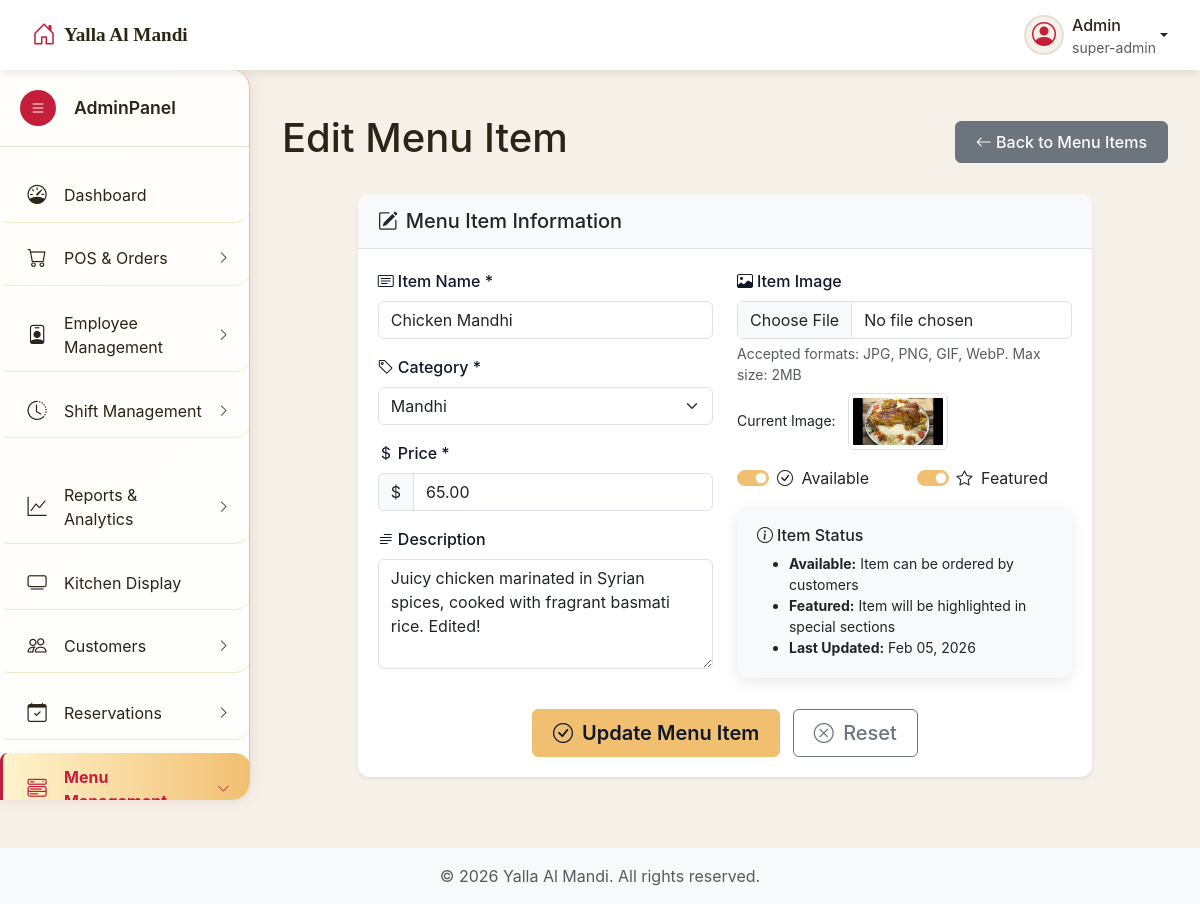
Screenshot of /admin/menu_items.php?source=edit_item&id=2 (signed in) with the database file from the repository.
### tables this page shows
CREATE TABLE `menu_items` (
  `id` int NOT NULL,
  `name` varchar(100) NOT NULL,
  `description` text,
  `category_id` int NOT NULL,
  `price` decimal(10,2) NOT NULL,
  `image_url` varchar(255) DEFAULT NULL,
  `is_available` tinyint(1) DEFAULT '1',
  `is_featured` tinyint(1) DEFAULT '0',
  `available_quantity` int DEFAULT NULL,
  `is_daily_limited` tinyint(1) DEFAULT '0',
  `auto_unavailable` tinyint(1) DEFAULT '1',
  `track_inventory` tinyint(1) DEFAULT '0',
  `inventory_item_id` int DEFAULT NULL,
  `inventory_quantity_per_unit` decimal(10,2) DEFAULT '1.00',
  `created_at` timestamp NOT NULL DEFAULT CURRENT_TIMESTAMP,
  `updated_at` timestamp NOT NULL DEFAULT CURRENT_TIMESTAMP ON UPDATE CURRENT_TIMESTAMP
);

CREATE TABLE `menu_categories` (
  `id` int NOT NULL,
  `name` varchar(50) NOT NULL,
  `description` text,
  `is_active` tinyint(1) DEFAULT '1',
  `sort_order` int DEFAULT '0',
  `created_at` timestamp NOT NULL DEFAULT CURRENT_TIMESTAMP,
  `updated_at` timestamp NOT NULL DEFAULT CURRENT_TIMESTAMP ON UPDATE CURRENT_TIMESTAMP
);

### admin/includes/edit_menu_item.php (the view, shortened to what this page needs)
<?php
$item_id = isset($_GET['id']) ? intval($_GET['id']) : 0;
$name = $description = $price = $current_image = '';
$category_id = '';
$is_available = 1;
$is_featured = 0;
$categories = [];
$category_query = "SELECT id, name FROM menu_categories WHERE is_active = 1 ORDER BY sort_order, name";
$category_result = $connection->query($category_query);
if ($category_result) {
    while ($row = $category_result->fetch_assoc()) {
        $categories[] = $row;
    }
}
if ($item_id > 0) {
    $sql = "SELECT * FROM menu_items WHERE id = ?";
    $stmt = $connection->prepare($sql);
    $stmt->bind_param("i", $item_id);
    $stmt->execute();
    $result = $stmt->get_result();
    if ($result->num_rows === 1) {
        $item = $result->fetch_assoc();
        $name = $item['name'];
        $description = $item['description'];
        $category_id = $item['category_id'];
        $price = $item['price'];
        $current_image = $item['image_url'];
        $is_available = $item['is_available'];
        $is_featured = $item['is_featured'];
    } else {
        $message = "Menu item not found.";
        $message_type = "error";
        $item_id = 0;
    }
}
?>
<div class="main-content" id="mainContent">
    <div class="container-fluid">
        <div class="d-flex justify-content-between align-items-center mb-4">
            <h1 class="page-title"><?php echo $item_id > 0 ? 'Edit Menu Item' : 'Add Menu Item'; ?></h1>
            <a href="menu_items.php" class="btn btn-secondary">
                <i class="bi bi-arrow-left"></i> Back to Menu Items
            </a>
        </div>
        <div class="row justify-content-center">
            <div class="col-md-10">
                <div class="card shadow-sm">
                    <div class="card-header">
                        <h5 class="mb-0"><i class="bi bi-pencil-square me-2"></i>Menu Item Information</h5>
                    </div>
                    <div class="card-body">
                        <form method="POST" action="" enctype="multipart/form-data">
                            <div class="row">
                                <div class="col-md-6">
                                    <div class="mb-3">
                                        <label for="name" class="form-label"><i class="bi bi-card-text me-1"></i>Item Name *</label>
                                        <input type="text" id="name" name="name" class="form-control"
                                               value="<?php echo htmlspecialchars($name); ?>" required>
                                    </div>
                                    <div class="mb-3">
                                        <label for="category_id" class="form-label"><i class="bi bi-tag me-1"></i>Category *</label>
                                        <select id="category_id" name="category_id" class="form-select" required>
                                            <?php foreach ($categories as $category): ?>
                                            <option value="<?php echo $category['id']; ?>"
                                                <?php echo $category_id == $category['id'] ? 'selected' : ''; ?>>
                                                <?php echo htmlspecialchars($category['name']); ?>
                                            </option>
                                            <?php endforeach; ?>
                                        </select>
                                    </div>
                                    <div class="mb-3">
                                        <label for="price" class="form-label"><i class="bi bi-currency-dollar me-1"></i>Price *</label>
                                        <div class="input-group">
                                            <span class="input-group-text">$</span>
                                            <input type="number" id="price" name="price" class="form-control"
                                                   value="<?php echo htmlspecialchars($price); ?>"
                                                   step="0.01" min="0.01" required>
                                        </div>
                                    </div>
                                    <div class="mb-3">
                                        <label for="description" class="form-label"><i class="bi bi-text-paragraph me-1"></i>Description</label>
                                        <textarea id="description" name="description" class="form-control"
                                                  rows="4"><?php echo htmlspecialchars($description); ?></textarea>
                                    </div>
                                </div>
                                <div class="col-md-6">
                                    <div class="mb-3">
                                        <label for="image" class="form-label"><i class="bi bi-image me-1"></i>Item Image</label>
                                        <input type="file" id="image" name="image" class="form-control"
                                               accept="image/jpeg,image/png,image/gif,image/webp">
                                        <div class="form-text">Accepted formats: JPG, PNG, GIF, WebP. Max size: 2MB</div>
                                        <?php if (!empty($current_image)): ?>
                                        <div class="mt-2">
                                            <small>Current Image: </small>
                                            <img src="../uploads/menu/<?php echo htmlspecialchars($current_image); ?>"
                                                 alt="<?php echo htmlspecialchars($name); ?>"
                                                 class="img-thumbnail ms-2" width="100" height="100"
                                                 onerror="this.src='https://via.placeholder.com/100?text=No+Image'">
                                        </div>
                                        <?php endif; ?>
                                    </div>
                                    <div class="row">
                                        <div class="col-md-6">
                                            <div class="form-check form-switch mb-3">
                                                <input class="form-check-input" type="checkbox" id="is_available"
                                                       name="is_available" value="1"
                                                       <?php echo $is_available ? 'checked' : ''; ?>>
                                                <label class="form-check-label" for="is_available">
                                                    <i class="bi bi-check-circle me-1"></i> Available
                                                </label>
                                            </div>
                                        </div>
                                        <div class="col-md-6">
                                            <div class="form-check form-switch mb-3">
                                                <input class="form-check-input" type="checkbox" id="is_featured"
                                                       name="is_featured" value="1"
                                                       <?php echo $is_featured ? 'checked' : ''; ?>>
                                                <label class="form-check-label" for="is_featured">
                                                    <i class="bi bi-star me-1"></i> Featured
                                                </label>
                                            </div>
                                        </div>
                                    </div>
                                    <div class="card bg-light">
                                        <div class="card-body">
                                            <h6 class="card-title"><i class="bi bi-info-circle me-1"></i>Item Status</h6>
                                            <ul class="small mb-0">
                                                <li><strong>Available:</strong> Item can be ordered by customers</li>
                                                <li><strong>Featured:</strong> Item will be highlighted in special sections</li>
                                                <li><strong>Last Updated:</strong> <?php echo $item_id > 0 ? date('M d, Y', strtotime($item['updated_at'] ?? '')) : 'New Item'; ?></li>
                                            </ul>
                                        </div>
                                    </div>
                                </div>
                            </div>
                            <div class="row mt-4">
                                <div class="col-12 text-center">
                                    <button type="submit" class="btn btn-primary btn-lg me-2">
                                        <i class="bi bi-check-circle me-1"></i> <?php echo $item_id > 0 ? 'Update Menu Item' : 'Add Menu Item'; ?>
                                    </button>
                                    <button type="reset" class="btn btn-outline-secondary btn-lg">
                                        <i class="bi bi-x-circle me-1"></i> Reset
                                    </button>
                                </div>
                            </div>
                        </form>
                    </div>
                </div>
            </div>
        </div>
    </div>
</div>

### admin/resources/css/admin-style.css (style rules this page uses)
body { font-family: 'Inter', 'Segoe UI', sans-serif; background-color: var(--color-beige); color: var(--color-dark-brown); overflow-x: hidden; padding-top: var(--top-nav-height); }
.main-content { margin-left: var(--sidebar-width); padding: 20px; transition: margin-left 0.3s ease; min-height: calc(100vh - var(--top-nav-height)); }
.card { border: none; border-radius: 10px; box-shadow: 0 5px 15px rgba(0, 0, 0, 0.08); transition: all 0.3s ease; }
.card-header { position: relative; left: 0; background-color: var(--color-white); border-bottom: 1px solid var(--color-sand); padding: 15px 20px; font-weight: 600; }
.card-body { padding: 20px; }
.btn { border-radius: 6px; font-weight: 500; padding: 8px 20px; transition: all 0.3s ease; }
.btn-primary { background-color: var(--color-red); border-color: var(--color-red); }
.form-label { font-weight: 500; color: #0f172a; margin-bottom: 0.5rem; }
.card { border: none; border-radius: 12px; }
.card-header { background-color: #f8f9fa; border-bottom: 1px solid #dee2e6; border-radius: 12px 12px 0 0 !important; }
.btn-primary { background: #f1bf70; border-color: #f1bf70; color: #0f172a; font-weight: 600; }

### admin/includes/header.php (style rules this page uses)
:root { --color-red: #c41e3a; --color-red-light: #e84c4c; --color-beige: #f5f1e8; --color-sand: #e6dfd3; --color-dark-brown: #2c2416; --color-soft-black: #1a1a1a; --color-olive: #8a8635; --color-copper: #b87333; --color-white: #ffffff; --color-light-gray: #f8f9fa; --sidebar-width: 250px; --sidebar-collapsed-width: 70px; --top-nav-height: 70px; }

### admin/includes/edit_menu_item.php (style rules this page uses)
.form-label { font-weight: 500; color: #0f172a; margin-bottom: 0.5rem; }
.card { border: none; border-radius: 12px; }
.card-header { background-color: #f8f9fa; border-bottom: 1px solid #dee2e6; border-radius: 12px 12px 0 0 !important; }
.btn-primary { background: #f1bf70; border-color: #f1bf70; color: #0f172a; font-weight: 600; }
.form-check-input:checked { background-color: #f1bf70; border-color: #f1bf70; }

### rows the page displays
menu_items: name "Chicken Mandhi", category_id "Mandhi", price "65.00", description "Juicy chicken marinated in Syrian spices, cooked with fragrant basmati rice. Edited!", image_url (picture), is_available "☑", is_featured "☑", updated_at "Feb 05, 2026"

### other values shown
$current_user['username'] "Admin"
$_SESSION['role'] "super-admin"
